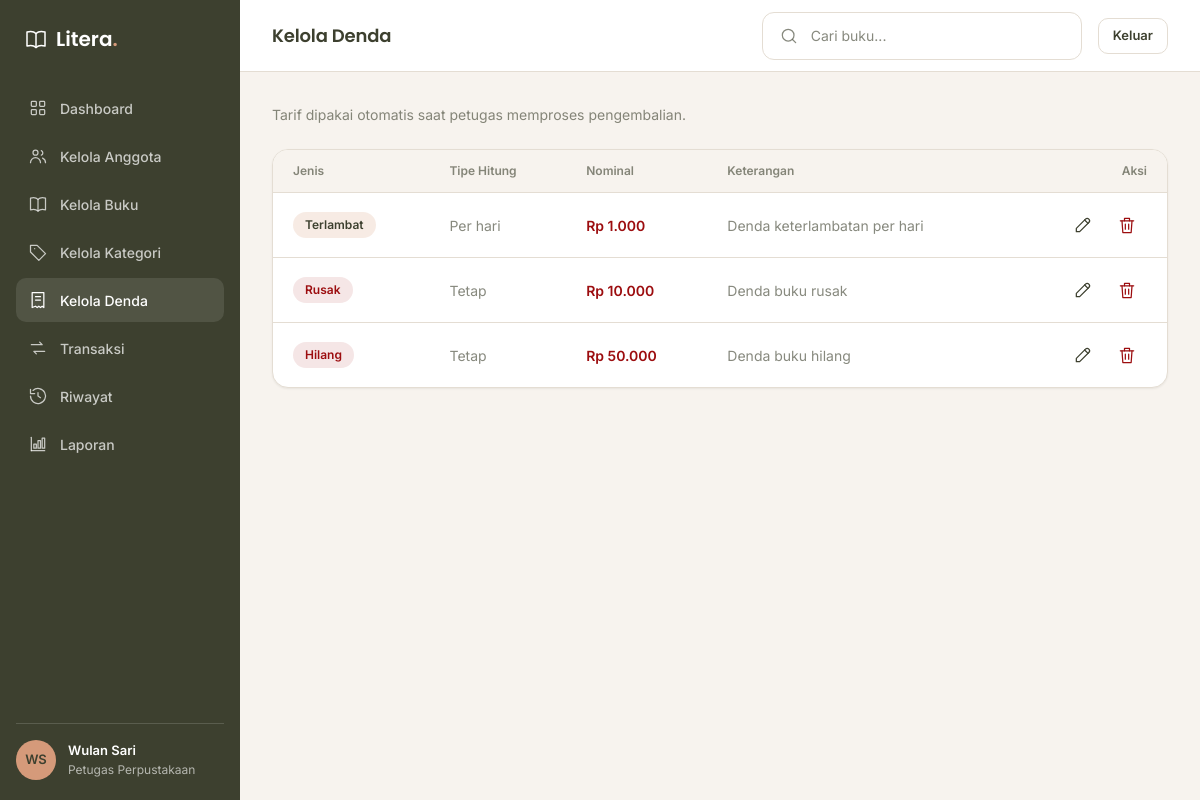
The page /admin/denda (signed in) on the database its author committed.
### tables this page shows
CREATE TABLE denda_master (
    id          INT AUTO_INCREMENT PRIMARY KEY,
    jenis       ENUM('terlambat', 'rusak', 'hilang') NOT NULL UNIQUE,
    tipe_hitung ENUM('per_hari', 'tetap') NOT NULL,
    nominal     DECIMAL(10, 0) NOT NULL DEFAULT 0,
    keterangan  VARCHAR(255) NULL
);

### app/core/Controller.php (called while the page is built, shortened)
<?php
abstract class Controller
{
    protected function view(string $view, array $data = [], string $layout = 'member'): void
    {
        extract($data, EXTR_SKIP);
        require dirname(__DIR__) . '/views/layouts/' . $layout . '.php';
    }
}

### app/controllers/DendaController.php (called while the page is built, shortened)
<?php
final class DendaController extends Controller
{
    public function index(): void
    {
        $this->view('admin/denda/index', [
            'judul' => 'Kelola Denda',
            'daftar' => Denda::masterAll(),
        ], 'admin');
    }
}

### public/index.php (called while the page is built, shortened)
<?php
$method = $_SERVER['REQUEST_METHOD'] ?? 'GET';
$path = (string) ($_GET['r'] ?? parse_url($_SERVER['REQUEST_URI'] ?? '/', PHP_URL_PATH) ?? '/');
$path = rawurldecode($path);
$path = '/' . trim($path, '/');
$router = new Router();
$router->get('/', [HomeController::class, 'index']);
$router->get('/login', [AuthController::class, 'form']);
$router->post('/login', [AuthController::class, 'login']);
$router->post('/logout', [AuthController::class, 'logout']);
$router->get('/beranda', [BerandaController::class, 'index'], 'anggota');
$router->get('/buku', [BukuController::class, 'index'], 'anggota');
$router->get('/buku/{id}', [BukuController::class, 'detail'], 'anggota');
$router->get('/pinjam', [PeminjamanController::class, 'form'], 'anggota');
$router->post('/pinjam', [PeminjamanController::class, 'store'], 'anggota');
$router->get('/pinjam/bukti/{id}', [PeminjamanController::class, 'bukti'], 'anggota');
$router->get('/kembali', [PengembalianController::class, 'index'], 'anggota');
$router->post('/kembali', [PengembalianController::class, 'ajukan'], 'anggota');
$router->get('/riwayat', [RiwayatController::class, 'anggota'], 'anggota');
$router->get('/denda', [DendaController::class, 'saya'], 'anggota');
$router->get('/profil', [ProfilController::class, 'index'], 'anggota');
$router->get('/admin', [DashboardController::class, 'index'], 'petugas');
$router->get('/admin/anggota', [AnggotaController::class, 'index'], 'petugas');
$router->get('/admin/anggota/tambah', [AnggotaController::class, 'create'], 'petugas');
$router->post('/admin/anggota', [AnggotaController::class, 'store'], 'petugas');
$router->get('/admin/anggota/{id}/edit', [AnggotaController::class, 'edit'], 'petugas');
$router->post('/admin/anggota/{id}', [AnggotaController::class, 'update'], 'petugas');
$router->post('/admin/anggota/{id}/hapus', [AnggotaController::class, 'destroy'], 'petugas');
$router->get('/admin/buku', [BukuController::class, 'adminIndex'], 'petugas');
$router->get('/admin/buku/tambah', [BukuController::class, 'create'], 'petugas');
$router->post('/admin/buku', [BukuController::class, 'store'], 'petugas');
$router->get('/admin/buku/{id}/edit', [BukuController::class, 'edit'], 'petugas');
$router->post('/admin/buku/{id}', [BukuController::class, 'update'], 'petugas');
$router->post('/admin/buku/{id}/hapus', [BukuController::class, 'destroy'], 'petugas');
$router->get('/admin/kategori', [KategoriController::class, 'index'], 'petugas');
$router->get('/admin/kategori/tambah', [KategoriController::class, 'create'], 'petugas');
$router->post('/admin/kategori', [KategoriController::class, 'store'], 'petugas');
$router->get('/admin/kategori/{id}/edit', [KategoriController::class, 'edit'], 'petugas');
$router->post('/admin/kategori/{id}', [KategoriController::class, 'update'], 'petugas');
$router->post('/admin/kategori/{id}/hapus', [KategoriController::class, 'destroy'], 'petugas');
$router->get('/admin/denda', [DendaController::class, 'index'], 'petugas');
$router->get('/admin/denda/tambah', [DendaController::class, 'create'], 'petugas');
$router->post('/admin/denda', [DendaController::class, 'store'], 'petugas');
$router->get('/admin/denda/{id}/edit', [DendaController::class, 'edit'], 'petugas');
$router->post('/admin/denda/{id}', [DendaController::class, 'update'], 'petugas');
$router->post('/admin/denda/{id}/hapus', [DendaController::class, 'destroy'], 'petugas');
$router->post('/admin/denda/{id}/lunas', [DendaController::class, 'lunas'], 'petugas');
$router->get('/admin/transaksi', [PeminjamanController::class, 'adminIndex'], 'petugas');
$router->get('/admin/transaksi/tambah', [PeminjamanController::class, 'adminCreate'], 'petugas');
$router->post('/admin/transaksi', [PeminjamanController::class, 'adminStore'], 'petugas');
$router->get('/admin/transaksi/{id}', [PeminjamanController::class, 'adminShow'], 'petugas');
$router->post('/admin/transaksi/{id}/kembali', [PengembalianController::class, 'proses'], 'petugas');
$router->get('/admin/riwayat', [RiwayatController::class, 'admin'], 'petugas');
$router->get('/admin/laporan', [LaporanController::class, 'buatLaporan'], 'petugas');
$router->dispatch($method, $path);

### app/models/Denda.php (called while the page is built, shortened)
<?php
final class Denda
{
    public static function masterAll(): array
    {
        return Database::pdo()->query('SELECT * FROM denda_master ORDER BY FIELD(jenis, \'terlambat\', \'rusak\', \'hilang\')')->fetchAll();
    }
}

### app/views/admin/denda/index.php (the view, shortened to what this page needs)
<div class="toolbar">
    <p class="redup">Tarif dipakai otomatis saat petugas memproses pengembalian.</p>
</div>
<div class="table-card">
    <div class="table-scroll">
        <table class="tabel">
            <thead>
                <tr>
                    <th>Jenis</th>
                    <th>Tipe Hitung</th>
                    <th>Nominal</th>
                    <th>Keterangan</th>
                    <th class="kanan">Aksi</th>
                </tr>
            </thead>
            <tbody>
                <?php foreach ($daftar as $d): ?>
                    <tr>
                        <td><?= badge(ucfirst($d['jenis']), $d['jenis'] === 'terlambat' ? 'peringatan' : 'bahaya') ?></td>
                        <td class="redup"><?= $d['tipe_hitung'] === 'per_hari' ? 'Per hari' : 'Tetap' ?></td>
                        <td class="tabel__nominal"><?= rupiah($d['nominal']) ?></td>
                        <td class="redup"><?= e($d['keterangan'] ?: '—') ?></td>
                        <td>
                            <div class="tabel__aksi">
                                <a class="icon-btn" href="<?= e(url('/admin/denda/' . $d['id'] . '/edit')) ?>" aria-label="Edit tarif <?= e($d['jenis']) ?>"><?= ikon('pencil') ?></a>
                                <button class="icon-btn icon-btn--bahaya" type="button"
                                        data-hapus="Tarif denda <?= e($d['jenis']) ?>"
                                        data-aksi="<?= e(url('/admin/denda/' . $d['id'] . '/hapus')) ?>"
                                        aria-label="Hapus tarif <?= e($d['jenis']) ?>"><?= ikon('trash') ?></button>
                            </div>
                        </td>
                    </tr>
                <?php endforeach; ?>
            </tbody>
        </table>
    </div>
</div>

### app/core/Router.php (shortened to what this page needs)
<?php
final class Router
{
    private array $routes = [];
    private function add(string $method, string $pattern, array $handler, ?string $role): void
    {
        $this->routes[] = compact('method', 'pattern', 'handler', 'role');
    }
    public function dispatch(string $method, string $path): void
    {
        foreach ($this->routes as $route) {
            if ($route['method'] !== $method) {
                continue;
            }
            $regex = '#^' . str_replace(['/', '{id}'], ['\/', '([0-9]+)'], $route['pattern']) . '$#';
            if (!preg_match($regex, $path, $cocok)) {
                continue;
            }
            [$kelas, $aksi] = $route['handler'];
            $params = array_map('intval', array_slice($cocok, 1));
            (new $kelas())->{$aksi}(...$params);
            return;
        }
        exit('Halaman tidak ditemukan.');
    }
}

### app/core/helpers.php (shortened to what this page needs)
<?php
function e($nilai): string
{
    return htmlspecialchars((string) $nilai, ENT_QUOTES, 'UTF-8');
}
function url(string $path = ''): string
{
    return BASE_URL . '/' . ltrim($path, '/');
}
function rupiah($nominal): string
{
    return 'Rp ' . number_format((float) $nominal, 0, ',', '.');
}
function badge(string $teks, string $jenis = 'netral'): string
{
    return '<span class="badge badge--' . e($jenis) . '">' . e($teks) . '</span>';
}
function ikon(string $nama, int $ukuran = 20): string
{
    $path = $paths[$nama] ?? '';
    return '<svg class="ikon" width="' . $ukuran . '" height="' . $ukuran . '" viewBox="0 0 24 24" fill="none" stroke="currentColor" stroke-width="1.5" stroke-linecap="round" stroke-linejoin="round" aria-hidden="true">' . $path . '</svg>';
}
function logo(string $href = '#', bool $inverse = false): string
{
    $kelas = 'logo' . ($inverse ? ' logo--inverse' : '');
    $ikon = '<svg class="logo__ikon" width="24" height="24" viewBox="0 0 24 24" fill="none" stroke="currentColor" stroke-width="1.5" stroke-linecap="round" stroke-linejoin="round" aria-hidden="true"><path d="M12 6.5C10 4.5 6.5 4 3 5v14c3.5-1 7-.5 9 1.5 2-2 5.5-2.5 9-1.5V5c-3.5-1-7-.5-9 1.5Z"/><path d="M12 6.5v14"/></svg>';
    return '<a class="' . $kelas . '" href="' . e($href) . '">' . $ikon
        . '<span class="logo__teks">Litera<span class="logo__titik">.</span></span></a>';
}

### public/assets/css/tokens.css (style rules this page uses)
:root { --kelp: #3D402F; --willow: #6B7F64; --whiskey: #D59A7A; --tamarillo: #9C0D0F; --bg: #F7F3EE; --card: #FFFFFF; --sunken: rgba(61, 64, 47, 0.04); --border: #E4DDD3; --ink: #3D402F; --ink-2: rgba(61, 64, 47, 0.62); --ink-inv: #FFFFFF; --tint-success: rgba(107, 127, 100, 0.14); --tint-warning: rgba(213, 154, 122, 0.20); --tint-danger: rgba(156, 13, 15, 0.10); --tint-neutral: rgba(61, 64, 47, 0.08); --radius-kecil: 8px; --radius-input: 12px; --radius-tombol: 14px; --radius-kartu: 16px; --radius-pil: 999px; --bayang-halus: 0 1px 2px 0 rgba(61, 64, 47, 0.08); --bayang-angkat: 0 12px 32px 0 rgba(61, 64, 47, 0.10); --jarak-1: 4px; --jarak-2: 8px; --jarak-3: 12px; --jarak-4: 16px; --jarak-5: 24px; --jarak-6: 32px; --font-judul: 'Poppins', system-ui, -apple-system, 'Segoe UI', sans-serif; --font-teks: 'Inter', system-ui, -apple-system, 'Segoe UI', sans-serif; }

### public/assets/css/app.css (style rules this page uses)
*, *::before, *::after { box-sizing: border-box; }
html { -webkit-text-size-adjust: 100%; }
body { margin: 0; font-family: var(--font-teks); font-size: 14px; line-height: 1.5; color: var(--ink); background: var(--bg); }
h1, h2, h3, h4, p, ul, ol, dl, dd { margin: 0; }
a { color: var(--willow); text-decoration: none; }
button, input, select, textarea { font: inherit; color: inherit; }
button { cursor: pointer; }
img, svg { display: block; }
.redup { color: var(--ink-2); }
.ikon { flex: none; }
.logo { display: inline-flex; align-items: center; gap: 8px; font-family: var(--font-judul); font-size: 20px; font-weight: 600; color: var(--kelp); text-decoration: none; }
.logo__ikon { width: 24px; height: 24px; color: var(--willow); }
.logo__titik { color: var(--whiskey); }
.logo--inverse { color: var(--ink-inv); }
.logo--inverse .logo__ikon { color: var(--ink-inv); }
.icon-btn { display: inline-grid; place-items: center; width: 40px; height: 40px; border: 0; border-radius: 10px; background: transparent; color: var(--ink); }
.icon-btn--bahaya { color: var(--tamarillo); }
.badge { display: inline-flex; align-items: center; padding: 5px 12px; border-radius: var(--radius-pil); font-size: 12px; font-weight: 600; line-height: 1.3; white-space: nowrap; }
.badge--peringatan { background: var(--tint-warning); color: var(--kelp); }
.badge--bahaya { background: var(--tint-danger); color: var(--tamarillo); }
.input .ikon { color: var(--ink-2); }
.admin { background: var(--bg); }
.sidebar .logo { padding: 0 8px; margin-bottom: 32px; }
.side-link .ikon { width: 20px; height: 20px; }
.toolbar { display: flex; align-items: center; gap: 16px; }
.table-card { background: var(--card); border: 1px solid var(--border); border-radius: var(--radius-kartu); overflow: hidden; box-shadow: var(--bayang-halus); }
.table-scroll { overflow-x: auto; }
.tabel { width: 100%; min-width: 720px; border-collapse: collapse; }
.tabel th { padding: 12px 20px; background: var(--bg); border-bottom: 1px solid var(--border); color: var(--ink-2); font-size: 12px; font-weight: 600; text-align: left; white-space: nowrap; }
.tabel td { padding: 12px 20px; border-bottom: 1px solid var(--border); font-size: 14px; vertical-align: middle; }
.tabel tbody tr:last-child td { border-bottom: 0; }
.tabel .kanan { text-align: right; }
.tabel__aksi { display: flex; gap: 4px; justify-content: flex-end; }
.tabel__nominal { font-weight: 600; color: var(--tamarillo); }

### rows shown on the page
denda_master: teks "Terlambat", tipe_hitung "Per hari", nominal "Rp 1.000", keterangan "Denda keterlambatan per hari", $ukuran 20 (drawn)
denda_master: teks "Rusak", tipe_hitung "Tetap", nominal "Rp 10.000", keterangan "Denda buku rusak", $ukuran 20 (drawn)
denda_master: teks "Hilang", tipe_hitung "Tetap", nominal "Rp 50.000", keterangan "Denda buku hilang", $ukuran 20 (drawn)

### other values the page prints
$label "Dashboard"
$label "Kelola Anggota"
$label "Kelola Buku"
$label "Kelola Kategori"
$label "Kelola Denda"
$label "Transaksi"
$label "Riwayat"
$label "Laporan"
